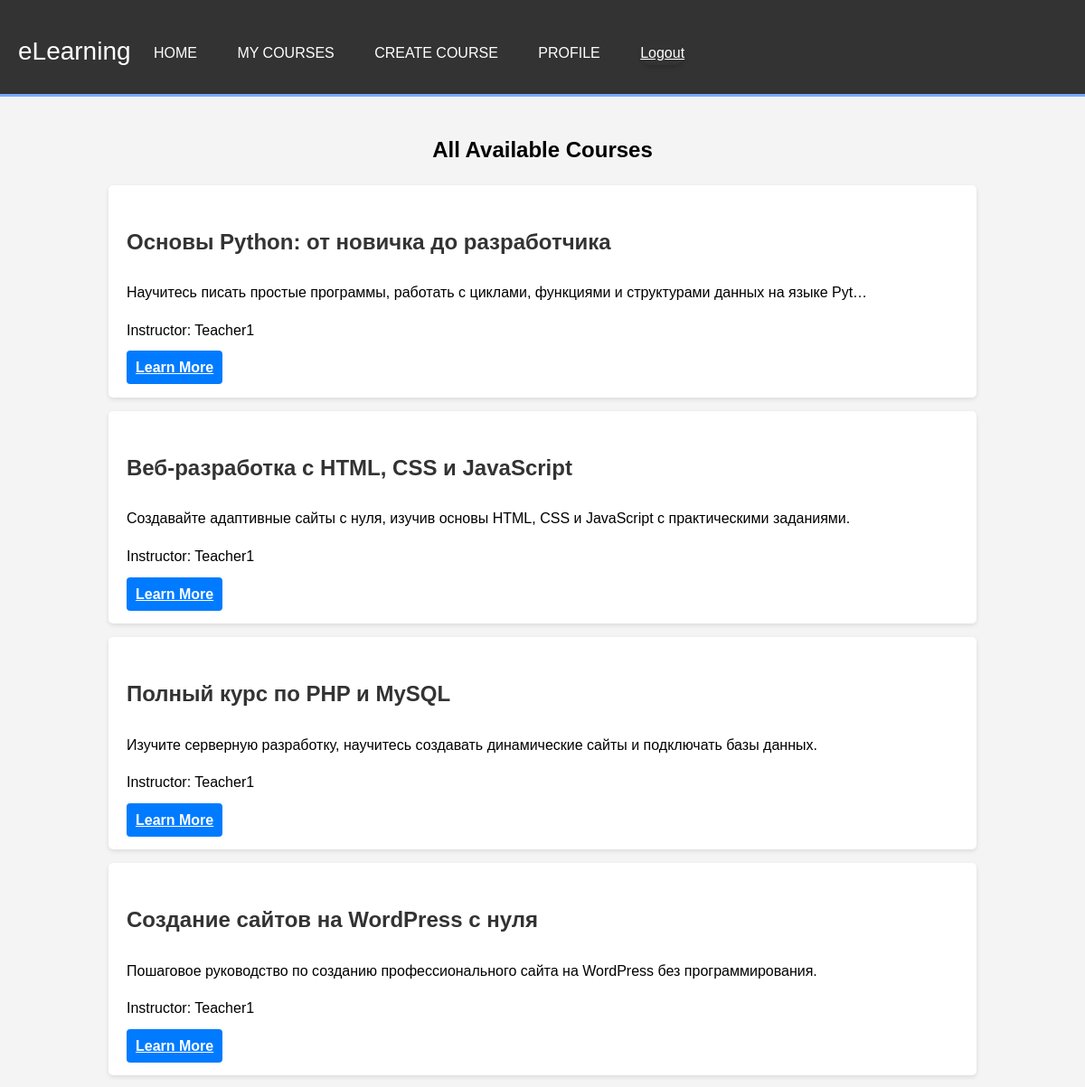
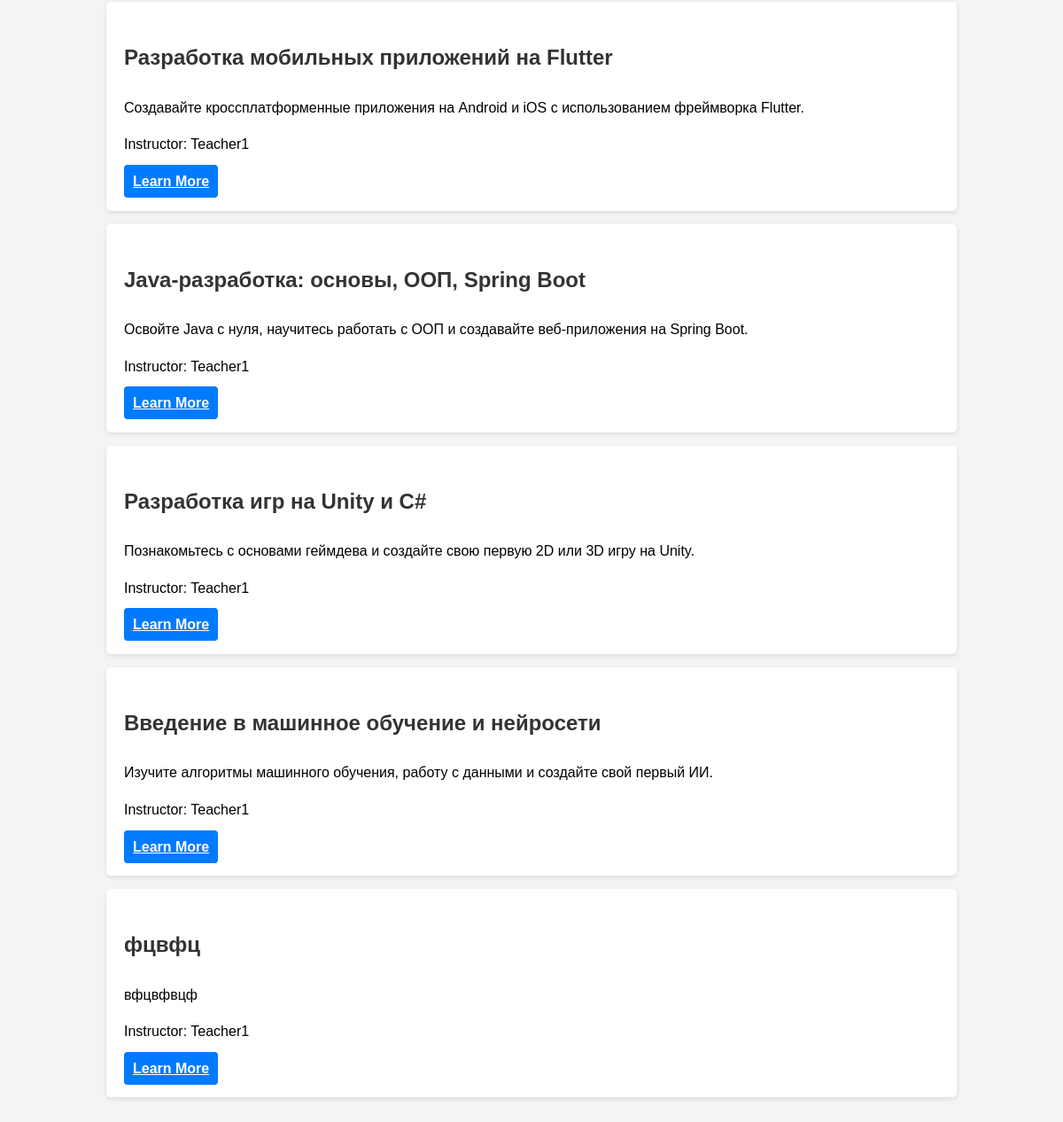
Screenshot of /all_courses/ (signed in) with the database file from the repository (2 pictures, top to bottom).
### core/models.py (models this page shows, shortened)
class Course(models.Model):
    title = models.CharField(max_length=200)
    description = models.TextField()
    teacher = models.ForeignKey(
        User,
        on_delete=models.CASCADE,
        limit_choices_to={'is_teacher': True},
        related_name='courses'
    )
    created_at = models.DateTimeField(auto_now_add=True)

class User(AbstractUser):
    is_student = models.BooleanField(default=False)
    is_teacher = models.BooleanField(default=False)
    photo = models.ImageField(upload_to='users/', blank=True, null=True)
    enrolled_courses = models.ManyToManyField(
        'Course',
        related_name='enrolled_students',
        blank=True
    )

### core/views.py (the view)
# urls.py: path('all_courses/', core_views.all_courses, name='all_courses'),
@login_required
def all_courses(request):
    all_courses = Course.objects.exclude(enrolled_students=request.user)
    return render(request, 'core/all_courses.html', {'available_courses': all_courses})

### core/templates/core/all_courses.html
{% extends 'core/base.html' %}
{% load static %}
{% block content %}
<div class="container">
    <h2 class="text-center my-4">All Available Courses</h2>
    {% if available_courses %}
        <div class="courses-grid">
            {% for course in available_courses %}
                <div class="course-card">
                    <h3>{{ course.title }}</h3>
                    <p>{{ course.description|truncatechars:100 }}</p>
                    <p>Instructor: {{ course.teacher.username }}</p>
                    <a href="{% url 'course_detail' course.id %}" class="btn-primary">Learn More</a>
                </div>
            {% endfor %}
        </div>
    {% else %}
        <div class="alert text-center">
            <p>There are currently no available courses.</p>
        </div>
    {% endif %}
</div>
{% endblock %}

### core/static/core/css/style.css (style rules this page uses)
body { font-family: Arial, sans-serif; background-color: #f4f4f4; margin: 0; padding: 0; line-height: 1.6; }
.container { width: 80%; margin: auto; overflow: hidden; padding: 20px; }
.course-card { background: #fff; padding: 20px; margin-bottom: 15px; border-radius: 5px; box-shadow: 0 2px 5px rgba(0,0,0,0.1); }
.course-card h3 { color: #333; }
.btn-primary { width: 100%; padding: 10px; font-size: 16px; font-weight: bold; color: #fff; background-color: #007bff; border: none; border-radius: 4px; cursor: pointer; transition: background-color 0.3s ease; }
.text-center { text-align: center; }
h3 { font-weight: 600; font-size: 1.5rem; color: #4f46e5; margin-bottom: 1.5rem; }

### rows the page displays
Course: title "Основы Python: от новичка до разработчика", description "Научитесь писать простые программы, работать с циклами, функциями и структурами данных на языке Pyt…", teacher.username "Teacher1"
Course: title "Веб-разработка с HTML, CSS и JavaScript", description "Создавайте адаптивные сайты с нуля, изучив основы HTML, CSS и JavaScript с практическими заданиями.", teacher.username "Teacher1"
Course: title "Полный курс по PHP и MySQL", description "Изучите серверную разработку, научитесь создавать динамические сайты и подключать базы данных.", teacher.username "Teacher1"
Course: title "Создание сайтов на WordPress с нуля", description "Пошаговое руководство по созданию профессионального сайта на WordPress без программирования.", teacher.username "Teacher1"
Course: title "Разработка мобильных приложений на Flutter", description "Создавайте кроссплатформенные приложения на Android и iOS с использованием фреймворка Flutter.", teacher.username "Teacher1"
Course: title "Java-разработка: основы, ООП, Spring Boot", description "Освойте Java с нуля, научитесь работать с ООП и создавайте веб-приложения на Spring Boot.", teacher.username "Teacher1"
Course: title "Разработка игр на Unity и C#", description "Познакомьтесь с основами геймдева и создайте свою первую 2D или 3D игру на Unity.", teacher.username "Teacher1"
Course: title "Введение в машинное обучение и нейросети", description "Изучите алгоритмы машинного обучения, работу с данными и создайте свой первый ИИ.", teacher.username "Teacher1"
Course: title "фцвфц", description "вфцвфвцф", teacher.username "Teacher1"
